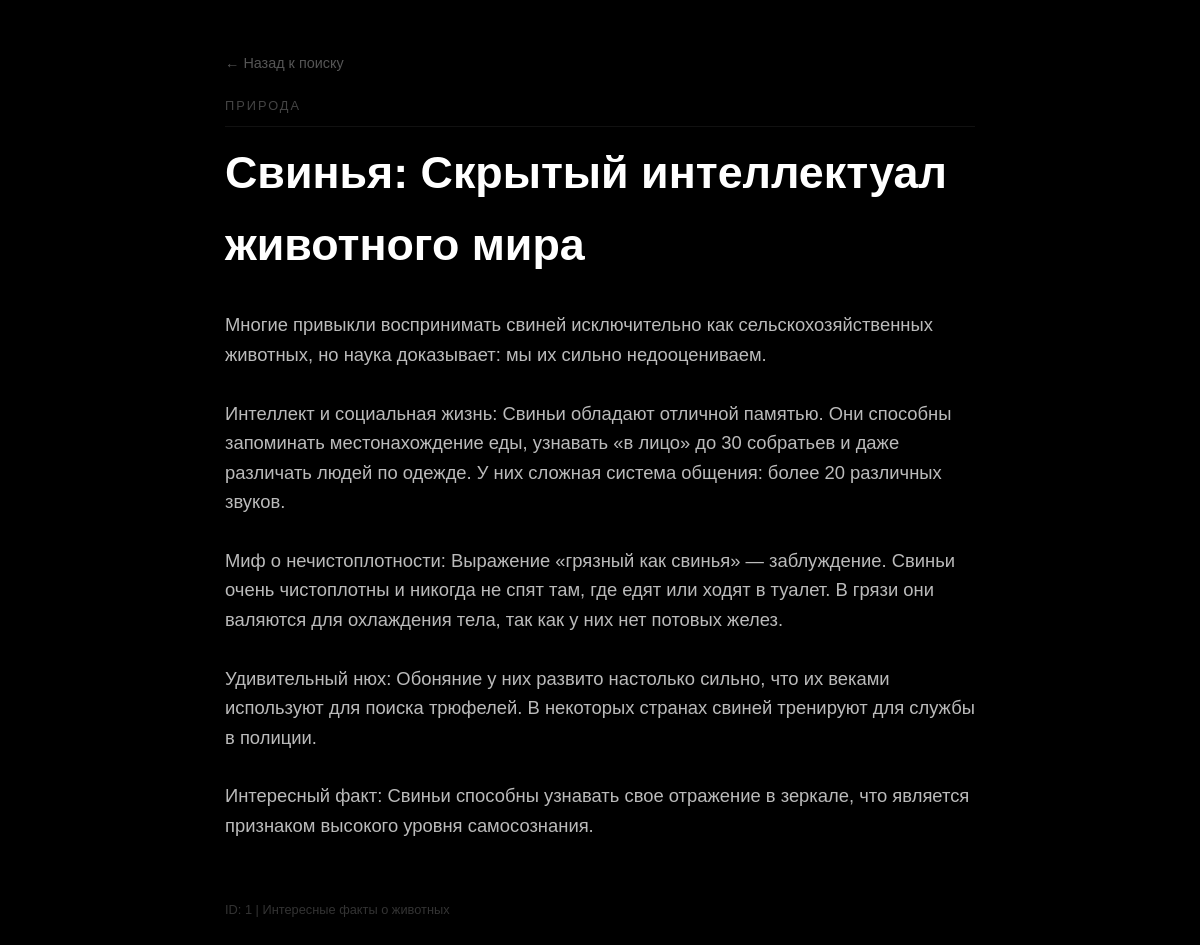
The app's page /article/1 with its own data.
### tables this page shows
CREATE TABLE papers (
	id INTEGER NOT NULL, 
	name TEXT NOT NULL, 
	preview TEXT, 
	subject TEXT NOT NULL, 
	article TEXT NOT NULL, 
	text TEXT NOT NULL, 
	note TEXT, 
	favorite BOOLEAN NOT NULL, 
	PRIMARY KEY (id)
);

### myproject/src/app.py (the view)
@app.get("/article/{article_id}")
async def article_page(request: Request, article_id: int):
    with engine.begin() as conn:
        stmt = db.select(data_base).where(data_base.c.id == article_id)
        result = conn.execute(stmt).mappings().fetchone()
    if not result:
        raise HTTPException(status_code=404, detail="Статья не найдена")
    return templates.TemplateResponse(
        request=request, name="article_detail.html", context={"article": result}
    )

### myproject/src/templates/article_detail.html (shortened to what this page needs)
<!DOCTYPE html>
<html lang="ru">
<head>
</head>
<body>
    <div class="container">
        <a href="/dashboard" class="back">← Назад к поиску</a>
        <div class="subject">{{ article.subject }}</div>
        <h1>{{ article.name }}</h1>
        <div class="text">{{ article.text }}</div>
        <div class="footer">ID: {{ article.id }} | {{ article.note }}</div>
    </div>
</body>
</html>

### myproject/src/templates/article_detail.html (style rules this page uses)
body { background: #000; color: #ccc; font-family: sans-serif; line-height: 1.6; display: flex; justify-content: center; padding: 50px 20px; margin: 0; }
.container { max-width: 750px; width: 100%; }
.back { color: #555; text-decoration: none; font-size: 0.9rem; transition: 0.3s; }
.subject { color: #444; text-transform: uppercase; letter-spacing: 2px; font-size: 0.8rem; margin-top: 20px; border-bottom: 1px solid #111; padding-bottom: 10px; }
h1 { color: #fff; font-size: 2.8rem; margin: 10px 0 30px 0; }
.text { font-size: 1.15rem; white-space: pre-wrap; color: #bbb; }
.footer { margin-top: 60px; font-size: 0.8rem; color: #333; }

### records on screen
papers: subject "ПРИРОДА", name "Свинья: Скрытый интеллектуал животного мира", text "Многие привыкли воспринимать свиней исключительно как сельскохозяйственных животных, но наука доказывает: мы их сильно недооцениваем. Интеллект и социальная жизнь: Свиньи обладают отличной памятью. Они способны запоминать местонахождение еды, узнавать «в лицо» до 30 собратьев и даже различать людей по одежде. У них сложная система общения: более 20 различных звуков. Миф о нечистоплотности: Выражение «грязный как свинья» — заблуждение. Свиньи очень чистоплотны и никогда не спят там, где едят или ходят в туалет. В грязи они валяются для охлаждения тела, так как у них нет потовых желез. Удивительный нюх: Обоняние у них развито настолько сильно, что их веками используют для поиска трюфелей. В…", note "Интересные факты о животных"

### other values on screen
{{ article.id }} "1"
